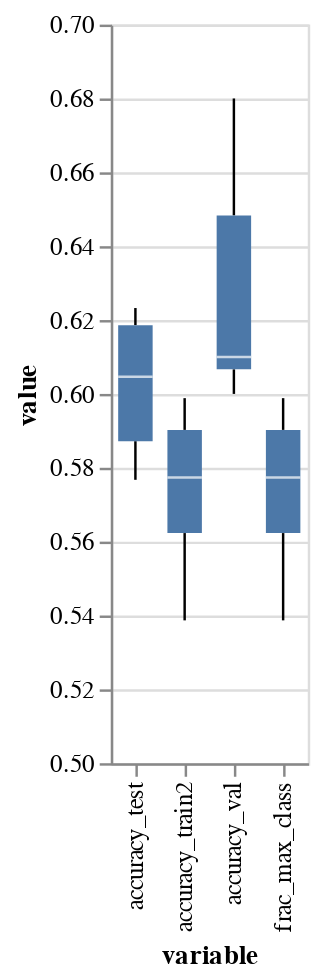

Notebook source saved alongside this figure:
### Code cell
import altair as alt

source = results.melt()

alt.Chart(source).mark_boxplot().encode(
    x='variable:N',
    y=alt.Y('value:Q',scale=alt.Scale(domain=(0.5, 0.7)))
)

### Figure 1 — Vega-Lite specification as saved in the notebook (floating-point values rounded to 4 significant figures)
{"config": {"view": {"continuousWidth": 400, "continuousHeight": 300}}, "data": {"name": "data-37889b039e630d3a39160c33ee7b9546"}, "mark": "boxplot", "encoding": {"x": {"type": "nominal", "field": "variable"}, "y": {"type": "quantitative", "field": "value", "scale": {"domain": [0.5, 0.7]}}}, "$schema": "https://vega.github.io/schema/vega-lite/v4.8.1.json", "datasets": {"data-37889b039e630d3a39160c33ee7b9546": [{"variable": "frac_max_class", "value": 0.5931}, {"variable": "frac_max_class", "value": 0.5387}, {"variable": "frac_max_class", "value": 0.5731}, {"variable": "frac_max_class", "value": 0.5817}, {"variable": "frac_max_class", "value": 0.5989}, {"variable": "frac_max_class", "value": 0.5587}, {"variable": "accuracy_test", "value": 0.5814}, {"variable": "accuracy_test", "value": 0.6233}, {"variable": "accuracy_test", "value": 0.6233}, {"variable": "accuracy_test", "value": 0.6047}, {"variable": "accuracy_test", "value": 0.5767}, {"variable": "accuracy_test", "value": 0.6047}, {"variable": "accuracy_train2", "value": 0.5931}, {"variable": "accuracy_train2", "value": 0.5387}, {"variable": "accuracy_train2", "value": 0.5731}, {"variable": "accuracy_train2", "value": 0.5817}, {"variable": "accuracy_train2", "value": 0.5989}, {"variable": "accuracy_train2", "value": 0.5587}, {"variable": "accuracy_val", "value": 0.6133}, {"variable": "accuracy_val", "value": 0.68}, {"variable": "accuracy_val", "value": 0.6}, {"variable": "accuracy_val", "value": 0.6067}, {"variable": "accuracy_val", "value": 0.6067}, {"variable": "accuracy_val", "value": 0.66}]}}
